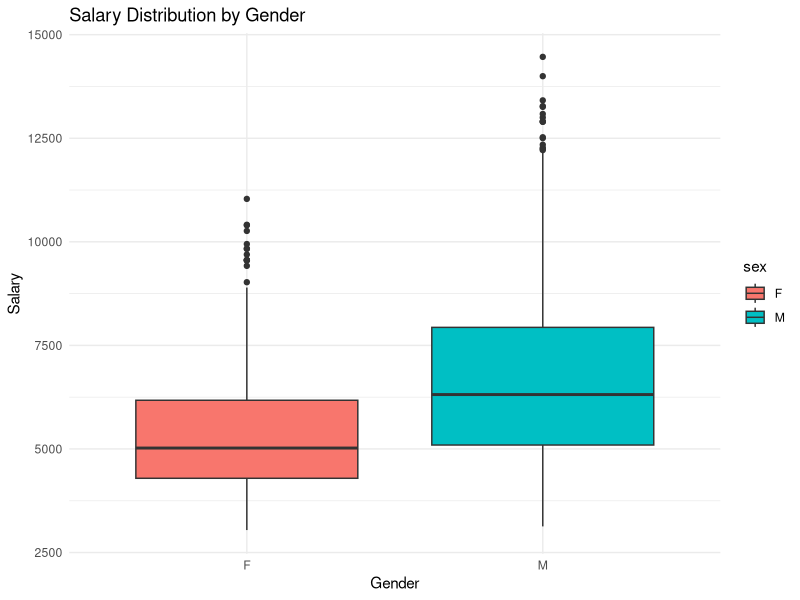
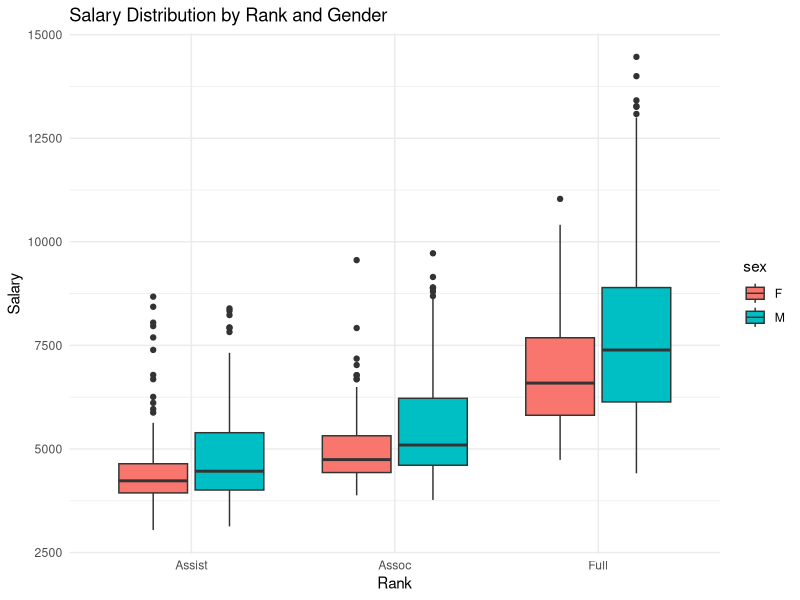
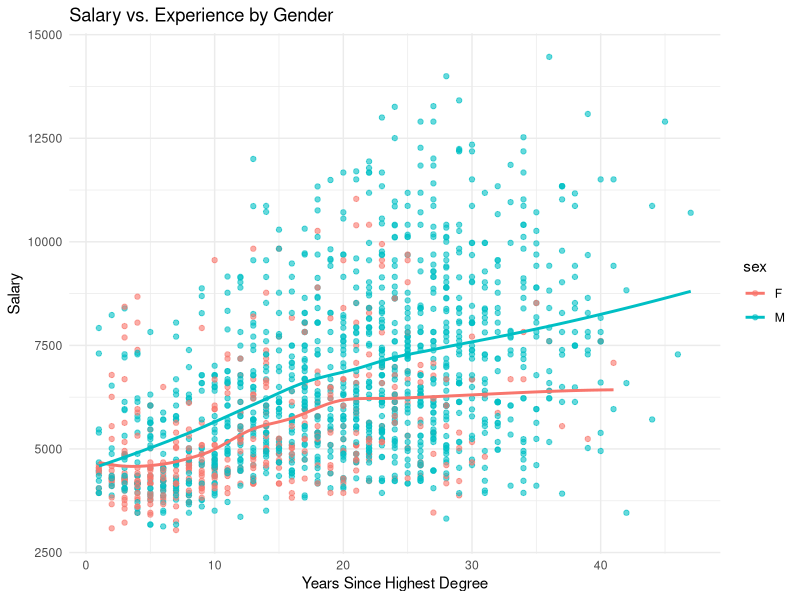
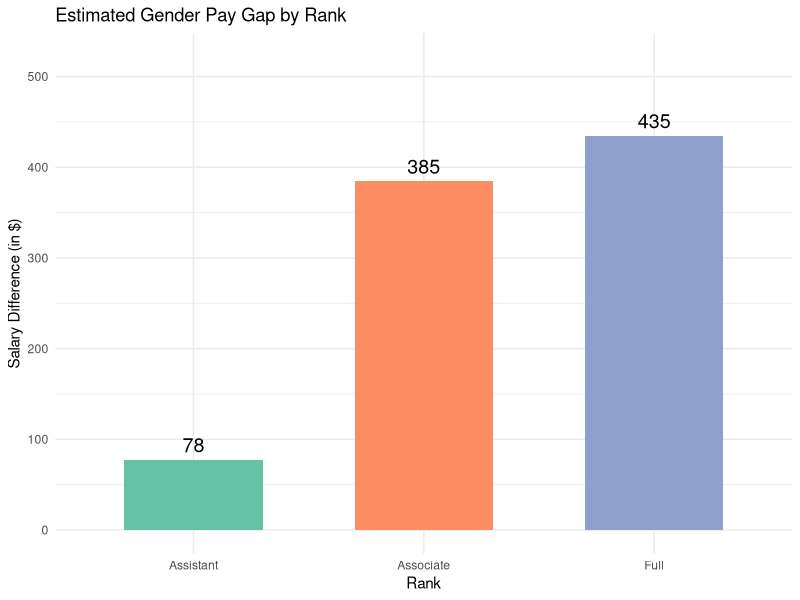

Reproduce these figures in R, in order.

library(dplyr)
library(ggplot2)
library(tidyr)
data <- read.table("salary.txt", header = TRUE)

# convert categorical variables to factors so R treats them as categories
data <- data %>% 
  mutate(
    sex = factor(sex),
    rank = factor(rank, levels = c("Assist","Assoc","Full")),
    deg = factor(deg),
    field = factor(field),
    admin = factor(admin, levels = c(0,1), labels = c("No","Yes"))
  )

# created an "experience" variable
data <- data %>% 
  mutate(experience = year - yrdeg)
data$experience

# dataset created for the final salary
latest_salary <- data %>% 
  group_by(id) %>% 
  filter(year == max(year)) %>% 
  ungroup()

# checked for negative or 0 experiences
sum(latest_salary$experience <= 0)
latest_salary <- latest_salary %>%  filter(experience > 0)

# shows overall gender salary gap
latest_salary %>% 
  group_by(sex) %>% 
  summarise(
    mean_salary = mean(salary),
    median_salary = median(salary),
    sd_salary = sd(salary),
    n = n()
  )

# mean and median salary by sex and rank
latest_salary %>% 
  group_by(rank, sex) %>% 
  summarise(
    mean_salary = mean(salary),
    median_salary = median(salary),
    n = n()
  )

# salary by gender boxplot
ggplot(latest_salary, aes(x = sex, y = salary, fill = sex)) + geom_boxplot() + labs(
  title = "Salary Distribution by Gender",
  x = "Gender",
  y = "Salary"
) + theme_minimal()

# salary by rank and gender boxplot
ggplot(latest_salary,aes(x = rank, y = salary, fill = sex)) + geom_boxplot() + labs(
  title = "Salary Distribution by Rank and Gender",
  x = "Rank",
  y = "Salary"
) + theme_minimal()

# scatterplot of salary growth patterns by gender
ggplot(latest_salary, aes(x = experience, y = salary, color = sex)) + geom_point(alpha = 0.6) + geom_smooth(method = "loess", se = FALSE) + labs(
  title = "Salary vs. Experience by Gender",
  x = "Years Since Highest Degree",
  y = "Salary"
) + theme_minimal()

# extracting starting salary for each faculty member
starting_salary <- data %>% 
  group_by(id) %>% 
  filter(year == startyr) %>% 
  select(id, start_salary = salary) %>%   ungroup()

latest_salary <- latest_salary %>% 
  left_join(starting_salary, by = "id")

head(latest_salary %>%  select(id, salary, start_salary, sex, rank, experience))

# linear regression model
model <- lm(salary ~ sex * rank + deg + experience + admin + start_salary, data = latest_salary)

summary(model)

coefs <- coef(model)

gap_assist <- coefs["sexM"]
gap_assoc <- coefs["sexM"] + coefs["sexM:rankAssoc"] 
gap_full <- coefs["sexM"] + coefs["sexM:rankFull"]

gender_gap <- data.frame(
  Rank = c("Assistant","Associate","Full"),
  Gap = c(gap_assist, gap_assoc, gap_full)
)

# plot
library(ggplot2)
ggplot(gender_gap, aes(x = Rank, y = Gap, fill = Rank)) + geom_col(width = 0.6) + geom_text(aes(label = round(Gap, 0)), vjust = -0.5, size = 5) + labs(
  title = "Estimated Gender Pay Gap by Rank",
  x = "Rank",
  y = "Salary Difference (in $)"
) +
  theme_minimal() +
  theme(legend.position = "none") +
  scale_fill_brewer(palette = "Set2") +
  ylim(0, max(gender_gap$Gap) * 1.2)
